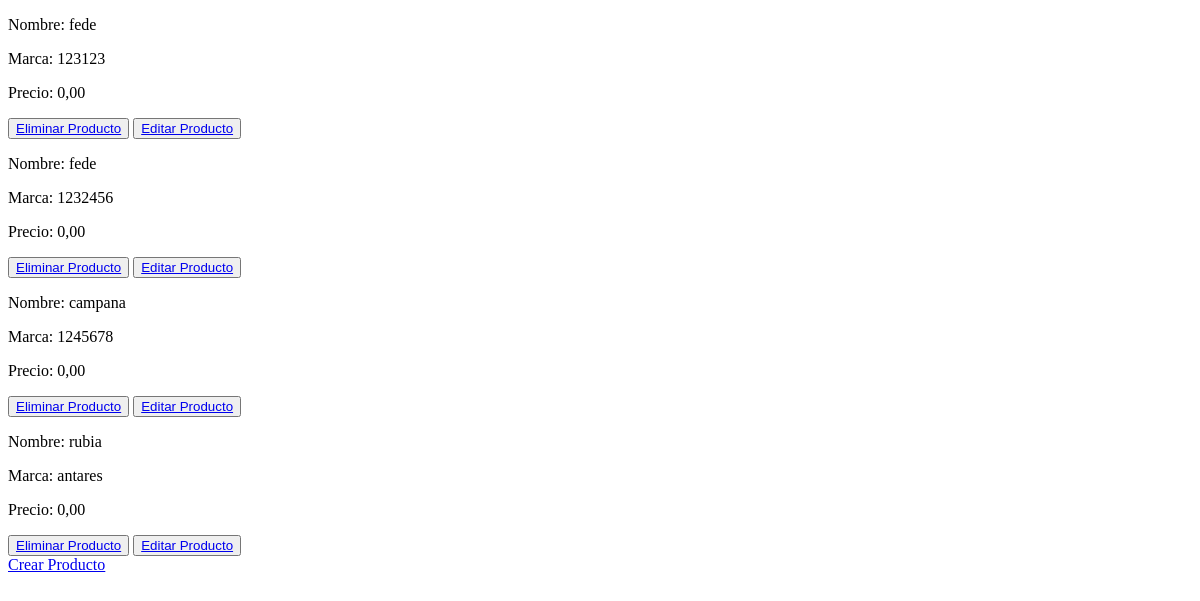
/AppCoder/leerProducto/, run on an earlier commit of the app's database.
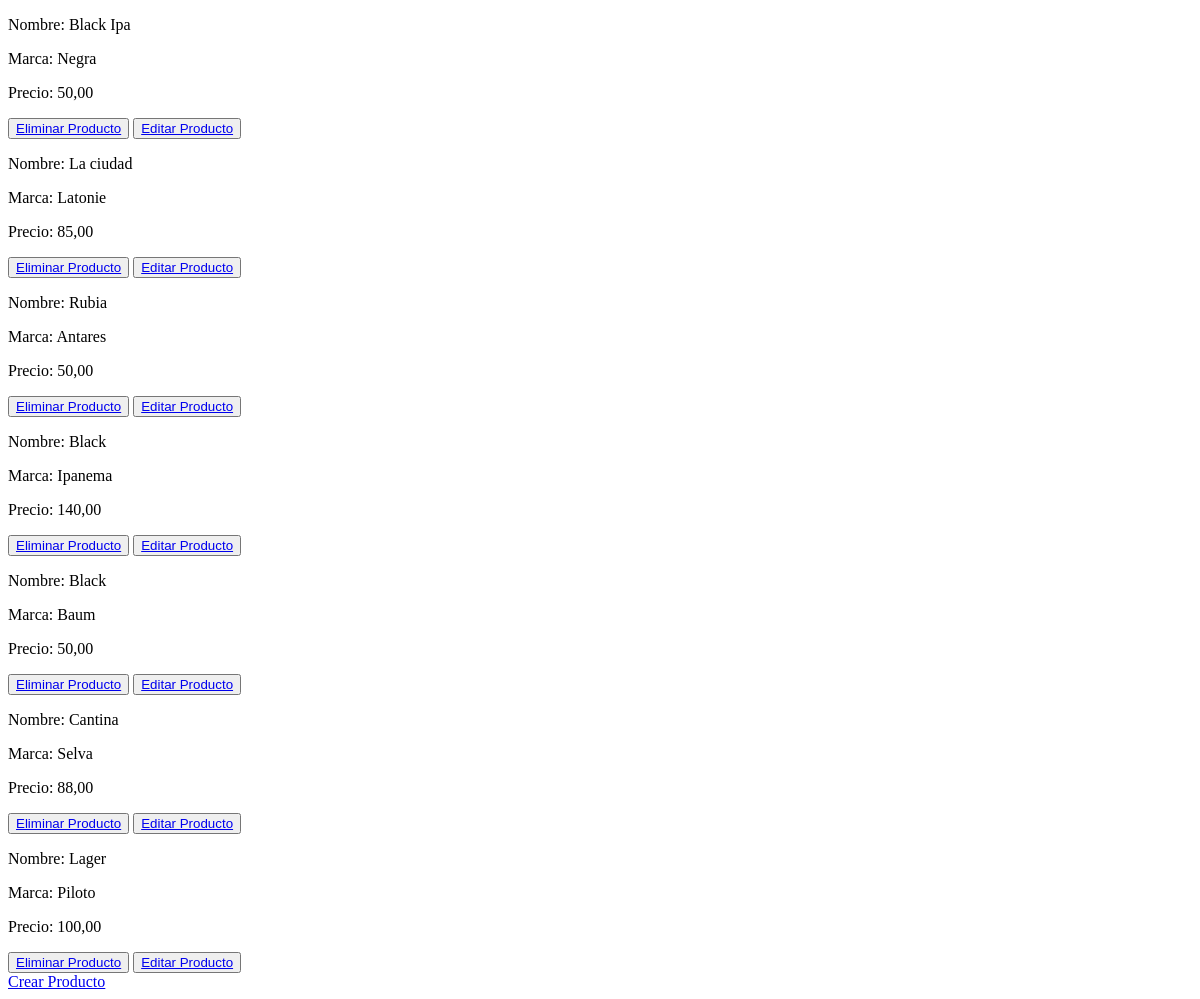
And on a later commit of the database.
### AppCoder/models.py (models this page shows, shortened)
class Producto(models.Model):
    nombre = models.CharField(max_length=60)
    marca = models.CharField(max_length=60, default="Sin marca")
    precio = models.DecimalField(max_digits=10, decimal_places=2, default=0.0)

### AppCoder/views.py (the view)
# urls.py: path("leerProducto/", leerProducto, name="ProdcutoLeer"),
def leerProducto(request):
    producto = Producto.objects.all()
    contexto ={"product": producto}
    return render(request, "AppCoder/leerProducto.html", contexto)

### AppCoder/templates/AppCoder/leerProducto.html (shortened to what this page needs)
<!DOCTYPE html>
<html lang="en">
<head>
</head>
<body>
    {% for producto in product %}
    <p>Nombre: {{producto.nombre}}</p>
    <p>Marca: {{producto.marca}}</p>
    <p>Precio: {{producto.precio}}</p>
    <button>
        <a href="{% url 'EliminarProducto' producto.nombre %}"> Eliminar Producto </a>
    </button>
    <button>
    <a href="{% url 'EditarProducto' producto.nombre %}"> Editar Producto </a>
    </button>
    {% endfor %}
    <br>
    <a href="{% url 'ProductoCrear'%}"> Crear Producto </a>
</body>
</html>

What changed in the data, as far as the page shows it:
removed Producto: nombre "fede", marca "123123", precio "0,00"
removed Producto: nombre "fede", marca "1232456", precio "0,00"
removed Producto: nombre "campana", marca "1245678", precio "0,00"
added Producto: nombre "Black Ipa", marca "Negra", precio "50,00"
added Producto: nombre "La ciudad", marca "Latonie", precio "85,00"
changed Producto: nombre "rubia" → "Rubia"; marca "antares" → "Antares"; precio "0,00" → "50,00"
added Producto: nombre "Black", marca "Ipanema", precio "140,00"
added Producto: nombre "Black", marca "Baum", precio "50,00"
added Producto: nombre "Cantina", marca "Selva", precio "88,00"
added Producto: nombre "Lager", marca "Piloto", precio "100,00"
